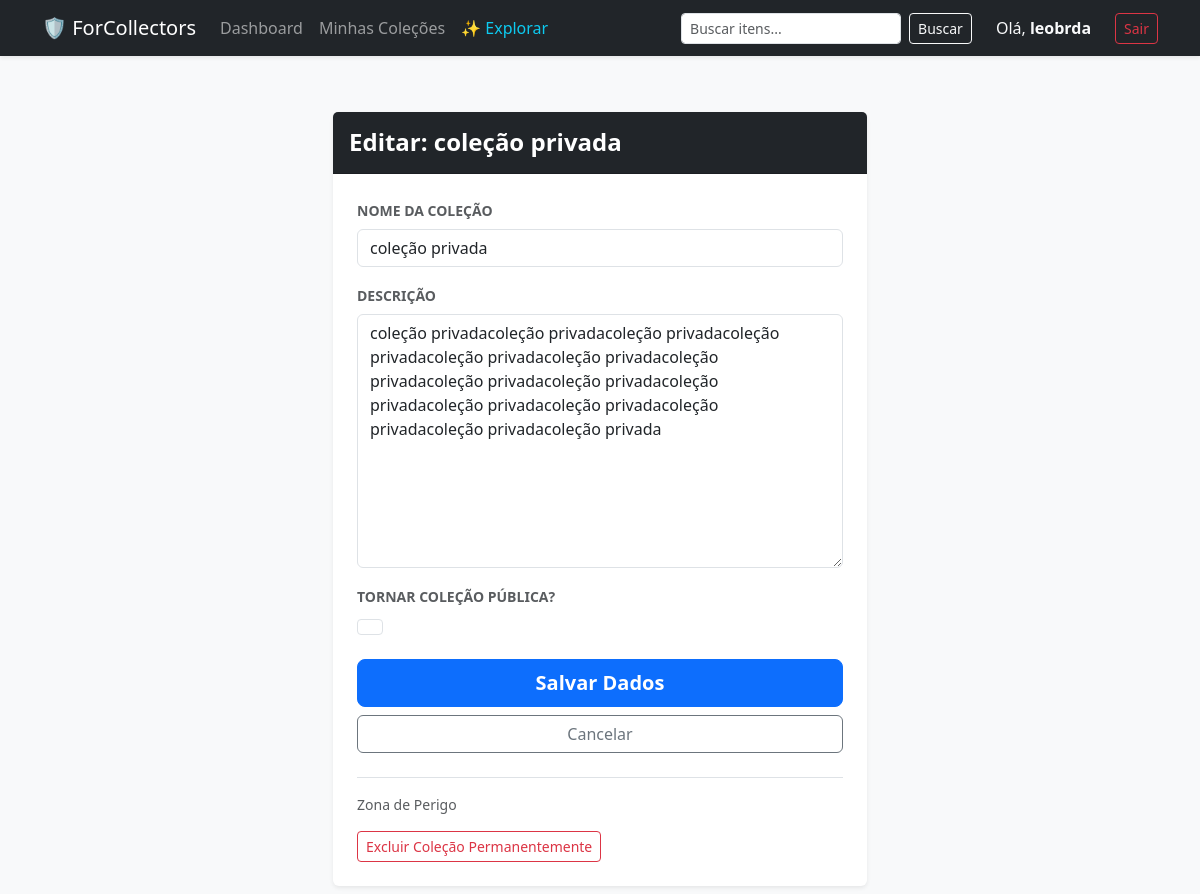
/collection/10/edit/ (signed in), run on the app's committed database.
### albums/models.py (models this page shows, shortened)
class Collection(models.Model):
    name = models.CharField(max_length=100, verbose_name="Nome da Coleção")
    description = models.TextField(blank=True, null=True, verbose_name="Descrição")
    owner = models.ForeignKey(User, on_delete=models.CASCADE, related_name="collections")
    created_at = models.DateTimeField(auto_now_add=True)
    is_public = models.BooleanField(default=False, verbose_name="Tornar coleção pública?")

### albums/views.py (the view)
# urls.py: path('collection/<int:pk>/edit/', views.collection_update, name='collection_update'),
@login_required
def collection_update(request, pk):
    collection = get_object_or_404(Collection, pk=pk, owner=request.user)
    if request.method == 'POST':
        form = CollectionForm(request.POST, instance=collection)
        if form.is_valid():
            form.save()
            messages.success(request, f"Coleção '{collection.name}' atualizada!")
            return redirect('album_list')
    else:
        form = CollectionForm(instance=collection)
    return render(request, 'albums/collection_form.html', {'form': form})

### albums/forms.py
class CollectionForm(forms.ModelForm):
    class Meta:
        model = Collection
        fields = ['name', 'description', 'is_public']
        widgets = {
            'is_public': forms.CheckboxInput(attrs={'class': 'form-check-input'}),
            'name': forms.TextInput(attrs={'class': 'form-control'}),
            'description': forms.Textarea(attrs={'class': 'form-control'}),
        }

### albums/templates/albums/collection_form.html (shortened to what this page needs)
{% extends 'base.html' %}
{% block content %}
<div class="container mt-4">
    <div class="row justify-content-center">
        <div class="col-md-8 col-lg-6">
            <div class="card shadow-sm border-0">
                <div class="card-header bg-dark text-white py-3">
                    <h4 class="mb-0 fw-bold">
                        {% if form.instance.pk %}
                             Editar: {{ form.instance.title|default:form.instance.name }}
                        {% else %}
                            <i class="bi bi-plus-circle"></i> Adicionar Novo
                        {% endif %}
                    </h4>
                </div>
                <div class="card-body p-4">
                    <form method="POST" enctype="multipart/form-data" novalidate>
                        {% for field in form %}
                            <div class="mb-3">
                                <label for="{{ field.id_for_label }}" class="form-label fw-bold small text-uppercase text-muted">
                                    {{ field.label }}
                                </label>
                                <div class="input-group">
                                    {{ field }}
                                </div>
                            </div>
                        {% endfor %}
                        <div class="d-grid gap-2 mt-4">
                            <button type="submit" class="btn btn-primary btn-lg fw-bold">Salvar Dados</button>
                            <a href="javascript:history.back()" class="btn btn-outline-secondary">Cancelar</a>
                        </div>
                        {% if form.instance.pk %}
                            <div class="mt-4 border-top pt-3">
                                <p class="text-muted small">Zona de Perigo</p>
                                <a href="{% url 'collection_delete' form.instance.pk %}" class="btn btn-outline-danger btn-sm">
                                    Excluir Coleção Permanentemente
                                </a>
                            </div>
                        {% endif %}
                    </form>
                </div>
            </div>
        </div>
    </div>
</div>
{% endblock %}

### templates/base.html (shortened to what this page needs)
<!DOCTYPE html>
<html lang="pt-br">
<head>
    <link href="https://cdn.jsdelivr.net/npm/bootstrap@5.3.0/dist/css/bootstrap.min.css" rel="stylesheet">
</head>
<body class="bg-light">
    <nav class="navbar navbar-expand-lg navbar-dark bg-dark mb-4 shadow-sm">
        <div class="container">
            <a class="navbar-brand" href="{% url 'dashboard' %}">🛡️ ForCollectors</a>
            {% if user.is_authenticated %}
                <div class="collapse navbar-collapse" id="navContent">
                    <div class="navbar-nav me-auto">
                        <a class="nav-link" href="{% url 'dashboard' %}">Dashboard</a>
                        <a class="nav-link" href="{% url 'album_list' %}">Minhas Coleções</a>
                        <a class="nav-link text-info" href="{% url 'explore' %}">✨ Explorar</a>
                    </div>
                    <form class="d-flex me-lg-3 my-2 my-lg-0" action="{% url 'global_search' %}" method="GET">
                        <input class="form-control form-control-sm me-2" type="search" name="q" placeholder="Buscar itens..." aria-label="Search">
                        <button class="btn btn-outline-light btn-sm" type="submit">Buscar</button>
                    </form>
                    <div class="navbar-nav align-items-center">
                        <span class="nav-item nav-link text-light me-lg-3">Olá, <strong>{{ user.username }}</strong></span>
                        <form action="{% url 'logout' %}" method="post" class="d-inline">
                            <button type="submit" class="btn btn-outline-danger btn-sm">Sair</button>
                        </form>
                    </div>
                </div>
            {% else %}
                <div class="navbar-nav ms-auto">
                    <a href="{% url 'login' %}" class="btn btn-outline-light btn-sm me-2">Entrar</a>
                    <a href="{% url 'signup' %}" class="btn btn-primary btn-sm">Criar Conta</a>
                </div>
            {% endif %}
        </div>
    </nav>
    <div class="container">
        <main class="py-2">
            {% block content %}
            {% endblock %}
        </main>
    </div>
</body>
</html>

### albums/templates/albums/collection_form.html (style rules this page uses)
input, select, textarea { display: block; width: 100%; padding: .375rem .75rem; font-size: 1rem; font-weight: 400; line-height: 1.5; color: #212529; background-color: #fff; background-clip: padding-box; border: 1px solid #ced4da; appearance: none; border-radius: .375rem; transition: none !important; }

### data on the page
Collection: instance "coleção privada", form "coleção privada" "coleção privadacoleção privadacoleção privadacoleção privadacoleção privadacoleção privadacoleção privadacoleção privadacoleção privadacoleção privadacoleção privadacoleção privadacoleção privadacoleção privadacoleção privada"

### other printed values
{{ user.username }} "leobrda"
{{ field.label }} "NOME DA COLEÇÃO" "DESCRIÇÃO" "TORNAR COLEÇÃO PÚBLICA?"
